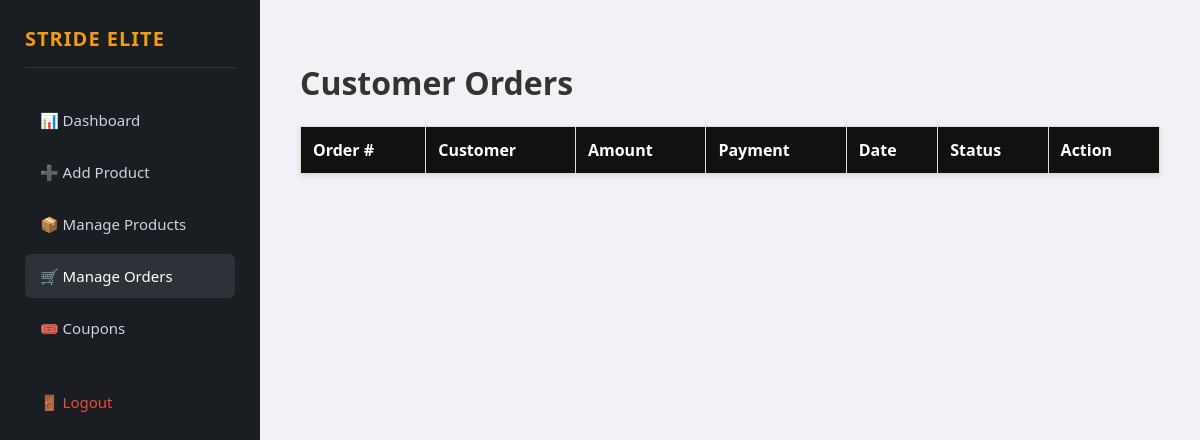
/admin/manage_orders.php (signed in), run on an earlier commit of the app's database.
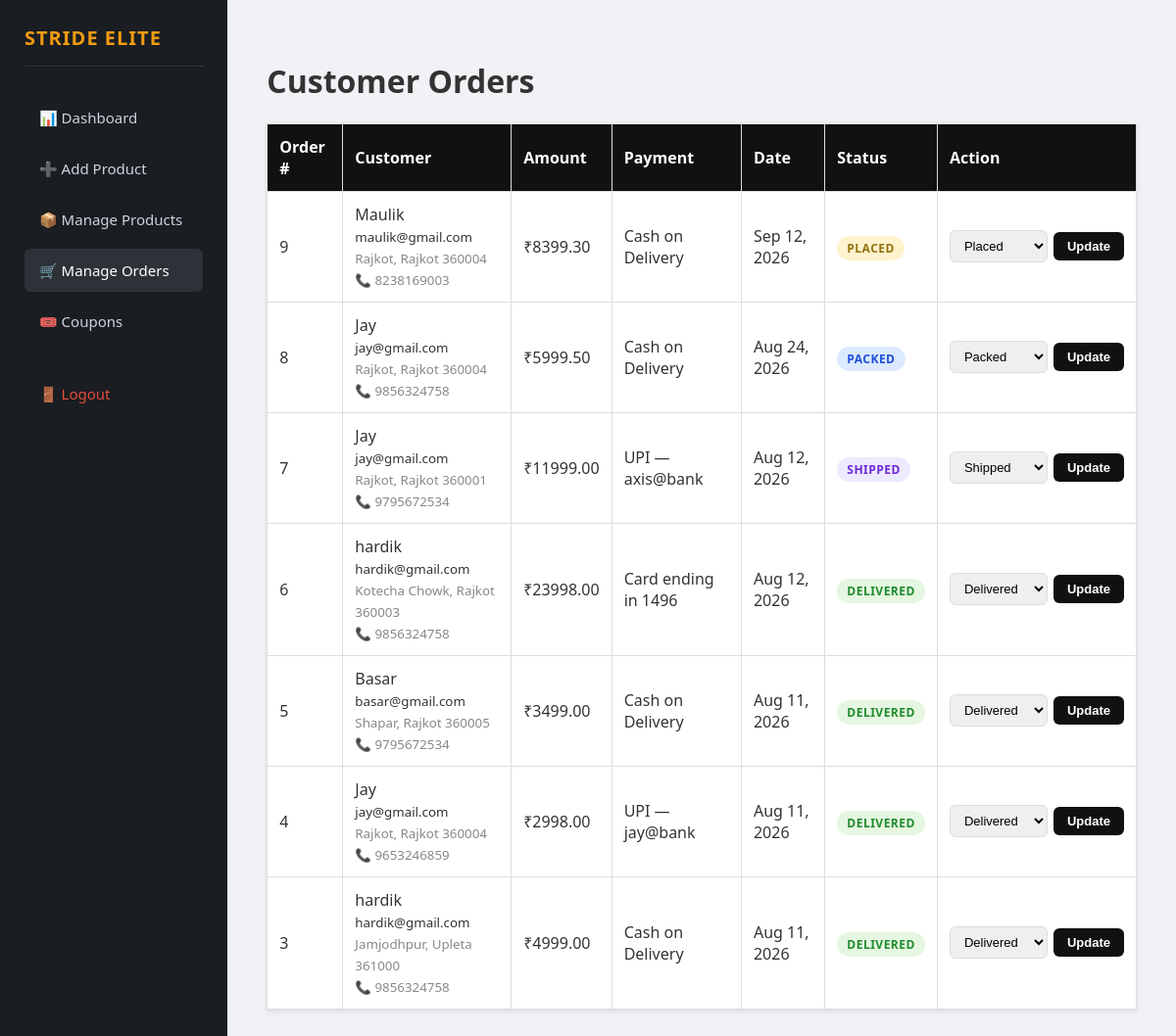
And on a later commit of the database.
### tables this page shows
CREATE TABLE `orders` (
  `id` int(11) NOT NULL,
  `user_id` int(11) NOT NULL,
  `coupon_id` int(11) DEFAULT NULL,
  `total_amount` decimal(10,2) NOT NULL,
  `payment_method` varchar(30) NOT NULL DEFAULT 'cod',
  `payment_detail` varchar(100) DEFAULT NULL,
  `ship_name` varchar(100) DEFAULT NULL,
  `ship_phone` varchar(20) DEFAULT NULL,
  `ship_address` varchar(255) DEFAULT NULL,
  `ship_city` varchar(100) DEFAULT NULL,
  `ship_state` varchar(100) DEFAULT NULL,
  `ship_pincode` varchar(12) DEFAULT NULL,
  `order_status` enum('placed','packed','shipped','delivered','cancelled') DEFAULT 'placed',
  `created_at` timestamp NOT NULL DEFAULT current_timestamp()
);

CREATE TABLE `users` (
  `id` int(11) NOT NULL,
  `username` varchar(50) NOT NULL,
  `email` varchar(100) NOT NULL,
  `password` varchar(255) NOT NULL,
  `role` enum('user','admin') DEFAULT 'user',
  `created_at` timestamp NOT NULL DEFAULT current_timestamp()
);

### admin/manage_orders.php (the view, shortened to what this page needs)
<?php
require '../db.php';
$valid_statuses = ['placed', 'packed', 'shipped', 'delivered', 'cancelled'];
$orders = $conn->query("
    SELECT o.*, u.username, u.email
    FROM orders o
    JOIN users u ON o.user_id = u.id
    ORDER BY o.created_at DESC
");
?>
<!DOCTYPE html>
<html lang="en">
<head>
</head>
<body>
    <div class="sidebar">
        <h2>STRIDE Elite</h2>
        <a href="dashboard.php">📊 Dashboard</a>
        <a href="add_product.php">➕ Add Product</a>
        <a href="manage_products.php">📦 Manage Products</a>
        <a href="manage_orders.php" class="active">🛒 Manage Orders</a>
        <a href="coupons.php">🎟️ Coupons</a>
        <a href="../logout.php" class="logout">🚪 Logout</a>
    </div>
    <div class="main-content">
        <h1>Customer Orders</h1>
        <table>
            <tr>
                <th>Order #</th>
                <th>Customer</th>
                <th>Amount</th>
                <th>Payment</th>
                <th>Date</th>
                <th>Status</th>
                <th>Action</th>
            </tr>
            <?php while($row = $orders->fetch_assoc()): ?>
            <tr>
                <td><?php echo $row['id']; ?></td>
                <td><?php echo htmlspecialchars($row['username']); ?><br><small><?php echo htmlspecialchars($row['email']); ?></small>
                    <?php if (!empty($row['ship_address'])): ?>
                        <br><small style="color:#888;"><?php echo htmlspecialchars($row['ship_address'] . ', ' . $row['ship_city'] . ' ' . $row['ship_pincode']); ?><br>📞 <?php echo htmlspecialchars($row['ship_phone']); ?></small>
                    <?php endif; ?>
                </td>
                <td>₹<?php echo $row['total_amount']; ?></td>
                <td><?php echo htmlspecialchars($row['payment_detail'] ?? ucfirst($row['payment_method'])); ?></td>
                <td><?php echo date('M d, Y', strtotime($row['created_at'])); ?></td>
                <td><span class="status-pill <?php echo htmlspecialchars($row['order_status']); ?>"><?php echo strtoupper($row['order_status']); ?></span></td>
                <td>
                    <form action="manage_orders.php" method="POST" class="status-form">
                        <select name="status">
                            <?php foreach ($valid_statuses as $s): ?>
                                <option value="<?php echo $s; ?>" <?php echo $row['order_status'] === $s ? 'selected' : ''; ?>><?php echo ucfirst($s); ?></option>
                            <?php endforeach; ?>
                        </select>
                        <button type="submit">Update</button>
                    </form>
                </td>
            </tr>
            <?php endwhile; ?>
        </table>
    </div>
</body>
</html>

What changed in the data, as far as the page shows it:
added orders: id "9", user.username "Maulik", user.email "maulik@gmail.com", ship_address+ship_city+ship_pincode "Rajkot, Rajkot 360004", ship_phone "8238169003", total_amount "8399.30", payment_detail "Cash on Delivery", created_at "Sep 12, 2026", order_status "PLACED", status "Placed"
added orders: id "8", user.username "Jay", user.email "jay@gmail.com", ship_address+ship_city+ship_pincode "Rajkot, Rajkot 360004", ship_phone "9856324758", total_amount "5999.50", payment_detail "Cash on Delivery", created_at "Aug 24, 2026", order_status "PACKED", status "Packed"
added orders: id "7", user.username "Jay", user.email "jay@gmail.com", ship_address+ship_city+ship_pincode "Rajkot, Rajkot 360001", ship_phone "9795672534", total_amount "11999.00", payment_detail "UPI — axis@bank", created_at "Aug 12, 2026", order_status "SHIPPED", status "Shipped"
added orders: id "6", user.username "hardik", user.email "hardik@gmail.com", ship_address+ship_city+ship_pincode "Kotecha Chowk, Rajkot 360003", ship_phone "9856324758", total_amount "23998.00", payment_detail "Card ending in 1496", created_at "Aug 12, 2026", order_status "DELIVERED", status "Delivered"
added orders: id "5", user.username "Basar", user.email "basar@gmail.com", ship_address+ship_city+ship_pincode "Shapar, Rajkot 360005", ship_phone "9795672534", total_amount "3499.00", payment_detail "Cash on Delivery", created_at "Aug 11, 2026", order_status "DELIVERED", status "Delivered"
added orders: id "4", user.username "Jay", user.email "jay@gmail.com", ship_address+ship_city+ship_pincode "Rajkot, Rajkot 360004", ship_phone "9653246859", total_amount "2998.00", payment_detail "UPI — jay@bank", created_at "Aug 11, 2026", order_status "DELIVERED", status "Delivered"
added orders: id "3", user.username "hardik", user.email "hardik@gmail.com", ship_address+ship_city+ship_pincode "Jamjodhpur, Upleta 361000", ship_phone "9856324758", total_amount "4999.00", payment_detail "Cash on Delivery", created_at "Aug 11, 2026", order_status "DELIVERED", status "Delivered"
